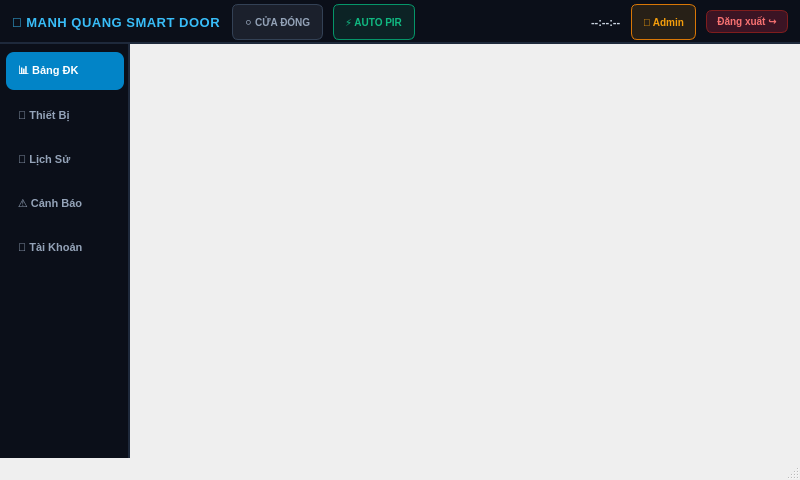
<?xml version="1.0" encoding="UTF-8"?>
<ui version="4.0">
 <class>MainWindow</class>
 <widget class="QMainWindow" name="MainWindow">
  <property name="geometry">
   <rect>
    <x>0</x>
    <y>0</y>
    <width>800</width>
    <height>480</height>
   </rect>
  </property>
  <property name="windowTitle">
   <string>Manh Quang Smart Door Control Hub</string>
  </property>
  <widget class="QWidget" name="centralWidget">
   <layout class="QVBoxLayout" name="rootLayout">
    <property name="spacing">
     <number>0</number>
    </property>
    <property name="leftMargin">
     <number>0</number>
    </property>
    <property name="topMargin">
     <number>0</number>
    </property>
    <property name="rightMargin">
     <number>0</number>
    </property>
    <property name="bottomMargin">
     <number>0</number>
    </property>

    <!-- TOP HEADER RIBBON -->
    <item>
     <widget class="QFrame" name="topHeaderRibbon">
      <property name="minimumSize">
       <size>
        <width>0</width>
        <height>44</height>
       </size>
      </property>
      <property name="maximumSize">
       <size>
        <width>16777215</width>
        <height>44</height>
       </size>
      </property>
      <property name="styleSheet">
       <string notr="true">QFrame#topHeaderRibbon { background-color: #0b0f19; border-bottom: 1.5px solid #1e293b; }</string>
      </property>
      <layout class="QHBoxLayout" name="headerHLayout">
       <property name="leftMargin">
        <number>12</number>
       </property>
       <property name="topMargin">
        <number>4</number>
       </property>
       <property name="rightMargin">
        <number>12</number>
       </property>
       <property name="bottomMargin">
        <number>4</number>
       </property>
       <property name="spacing">
        <number>10</number>
       </property>

       <!-- Brand Title -->
       <item>
        <widget class="QLabel" name="appBrandLabel">
         <property name="text">
          <string>🚪 MANH QUANG SMART DOOR</string>
         </property>
         <property name="styleSheet">
          <string notr="true">color: #38bdf8; font-size: 13px; font-weight: 900; letter-spacing: 0.5px;</string>
         </property>
        </widget>
       </item>

       <!-- Live Door Status Pill -->
       <item>
        <widget class="QLabel" name="doorStatusPill">
         <property name="text">
          <string>⚪ CỬA ĐÓNG</string>
         </property>
         <property name="styleSheet">
          <string notr="true">color: #94a3b8; background: rgba(148, 163, 184, 0.12); border: 1px solid #334155; border-radius: 6px; font-size: 10px; font-weight: 800; padding: 3px 8px;</string>
         </property>
        </widget>
       </item>

       <!-- System Mode Pill -->
       <item>
        <widget class="QLabel" name="modePill">
         <property name="text">
          <string>⚡ AUTO PIR</string>
         </property>
         <property name="styleSheet">
          <string notr="true">color: #10b981; background: rgba(16, 185, 129, 0.12); border: 1px solid #059669; border-radius: 6px; font-size: 10px; font-weight: 800; padding: 3px 8px;</string>
         </property>
        </widget>
       </item>

       <item>
        <spacer name="headerSpacer">
         <property name="orientation">
          <enum>Qt::Horizontal</enum>
         </property>
         <property name="sizeHint" stdset="0">
          <size>
           <width>40</width>
           <height>20</height>
          </size>
         </property>
        </spacer>
       </item>

       <!-- Realtime Clock -->
       <item>
        <widget class="QLabel" name="clockLabel">
         <property name="text">
          <string>--:--:--</string>
         </property>
         <property name="styleSheet">
          <string notr="true">color: #cbd5e1; font-size: 11px; font-weight: 700;</string>
         </property>
        </widget>
       </item>

       <!-- User Badge -->
       <item>
        <widget class="QLabel" name="currentUserBadge">
         <property name="text">
          <string>👤 Admin</string>
         </property>
         <property name="styleSheet">
          <string notr="true">color: #f59e0b; background: rgba(245, 158, 11, 0.12); border: 1px solid #d97706; border-radius: 6px; font-size: 10px; font-weight: 800; padding: 3px 8px;</string>
         </property>
        </widget>
       </item>

       <!-- Logout Button -->
       <item>
        <widget class="QPushButton" name="logoutButton">
         <property name="cursor">
          <cursorShape>PointingHandCursor</cursorShape>
         </property>
         <property name="text">
          <string>Đăng xuất ↪</string>
         </property>
         <property name="styleSheet">
          <string notr="true">QPushButton { background-color: #3b1424; color: #f87171; border: 1px solid #7f1d1d; border-radius: 6px; font-size: 10px; font-weight: 800; padding: 4px 10px; } QPushButton:hover { background-color: #dc2626; color: #ffffff; }</string>
         </property>
        </widget>
       </item>

      </layout>
     </widget>
    </item>

    <!-- BODY LAYOUT (LEFT RAIL NAV + CENTRAL QSTACKEDWIDGET) -->
    <item>
     <layout class="QHBoxLayout" name="bodyHLayout">
      <property name="spacing">
       <number>0</number>
      </property>

      <!-- LEFT NAVIGATION RAIL -->
      <item>
       <widget class="QFrame" name="leftNavRail">
        <property name="minimumSize">
         <size>
          <width>130</width>
          <height>0</height>
         </size>
        </property>
        <property name="maximumSize">
         <size>
          <width>140</width>
          <height>16777215</height>
         </size>
        </property>
        <property name="styleSheet">
         <string notr="true">QFrame#leftNavRail { background-color: #0b0f19; border-right: 1.5px solid #1e293b; }</string>
        </property>
        <layout class="QVBoxLayout" name="navRailLayout">
         <property name="leftMargin">
          <number>6</number>
         </property>
         <property name="topMargin">
          <number>8</number>
         </property>
         <property name="rightMargin">
          <number>6</number>
         </property>
         <property name="bottomMargin">
          <number>8</number>
         </property>
         <property name="spacing">
          <number>6</number>
         </property>

         <item>
          <widget class="QPushButton" name="btnNavDashboard">
           <property name="minimumSize">
            <size>
             <width>0</width>
             <height>38</height>
            </size>
           </property>
           <property name="cursor">
            <cursorShape>PointingHandCursor</cursorShape>
           </property>
           <property name="text">
            <string>📊 Bảng ĐK</string>
           </property>
           <property name="checkable">
            <bool>true</bool>
           </property>
           <property name="checked">
            <bool>true</bool>
           </property>
           <property name="autoExclusive">
            <bool>true</bool>
           </property>
           <property name="styleSheet">
            <string notr="true">QPushButton { background: transparent; color: #94a3b8; border: none; border-radius: 8px; font-size: 11px; font-weight: 700; text-align: left; padding-left: 12px; } QPushButton:hover { background: #1e293b; color: white; } QPushButton:checked { background: #0284c7; color: white; }</string>
           </property>
          </widget>
         </item>

         <item>
          <widget class="QPushButton" name="btnNavDevices">
           <property name="minimumSize">
            <size>
             <width>0</width>
             <height>38</height>
            </size>
           </property>
           <property name="cursor">
            <cursorShape>PointingHandCursor</cursorShape>
           </property>
           <property name="text">
            <string>📡 Thiết Bị</string>
           </property>
           <property name="checkable">
            <bool>true</bool>
           </property>
           <property name="autoExclusive">
            <bool>true</bool>
           </property>
           <property name="styleSheet">
            <string notr="true">QPushButton { background: transparent; color: #94a3b8; border: none; border-radius: 8px; font-size: 11px; font-weight: 700; text-align: left; padding-left: 12px; } QPushButton:hover { background: #1e293b; color: white; } QPushButton:checked { background: #0284c7; color: white; }</string>
           </property>
          </widget>
         </item>

         <item>
          <widget class="QPushButton" name="btnNavHistory">
           <property name="minimumSize">
            <size>
             <width>0</width>
             <height>38</height>
            </size>
           </property>
           <property name="cursor">
            <cursorShape>PointingHandCursor</cursorShape>
           </property>
           <property name="text">
            <string>📜 Lịch Sử</string>
           </property>
           <property name="checkable">
            <bool>true</bool>
           </property>
           <property name="autoExclusive">
            <bool>true</bool>
           </property>
           <property name="styleSheet">
            <string notr="true">QPushButton { background: transparent; color: #94a3b8; border: none; border-radius: 8px; font-size: 11px; font-weight: 700; text-align: left; padding-left: 12px; } QPushButton:hover { background: #1e293b; color: white; } QPushButton:checked { background: #0284c7; color: white; }</string>
           </property>
          </widget>
         </item>

         <item>
          <widget class="QPushButton" name="btnNavAlerts">
           <property name="minimumSize">
            <size>
             <width>0</width>
             <height>38</height>
            </size>
           </property>
           <property name="cursor">
            <cursorShape>PointingHandCursor</cursorShape>
           </property>
           <property name="text">
            <string>⚠️ Cảnh Báo</string>
           </property>
           <property name="checkable">
            <bool>true</bool>
           </property>
           <property name="autoExclusive">
            <bool>true</bool>
           </property>
           <property name="styleSheet">
            <string notr="true">QPushButton { background: transparent; color: #94a3b8; border: none; border-radius: 8px; font-size: 11px; font-weight: 700; text-align: left; padding-left: 12px; } QPushButton:hover { background: #1e293b; color: white; } QPushButton:checked { background: #0284c7; color: white; }</string>
           </property>
          </widget>
         </item>

         <item>
          <widget class="QPushButton" name="btnNavUsers">
           <property name="minimumSize">
            <size>
             <width>0</width>
             <height>38</height>
            </size>
           </property>
           <property name="cursor">
            <cursorShape>PointingHandCursor</cursorShape>
           </property>
           <property name="text">
            <string>👥 Tài Khoản</string>
           </property>
           <property name="checkable">
            <bool>true</bool>
           </property>
           <property name="autoExclusive">
            <bool>true</bool>
           </property>
           <property name="styleSheet">
            <string notr="true">QPushButton { background: transparent; color: #94a3b8; border: none; border-radius: 8px; font-size: 11px; font-weight: 700; text-align: left; padding-left: 12px; } QPushButton:hover { background: #1e293b; color: white; } QPushButton:checked { background: #0284c7; color: white; }</string>
           </property>
          </widget>
         </item>

         <item>
          <spacer name="railSpacer">
           <property name="orientation">
            <enum>Qt::Vertical</enum>
           </property>
           <property name="sizeHint" stdset="0">
            <size>
             <width>20</width>
             <height>40</height>
            </size>
           </property>
          </spacer>
         </item>

        </layout>
       </widget>
      </item>

      <!-- CENTRAL PAGE STACK -->
      <item>
       <widget class="QStackedWidget" name="pages"/>
      </item>

     </layout>
    </item>

   </layout>
  </widget>
  <widget class="QStatusBar" name="statusBar"/>
 </widget>
 <resources/>
 <connections/>
</ui>
